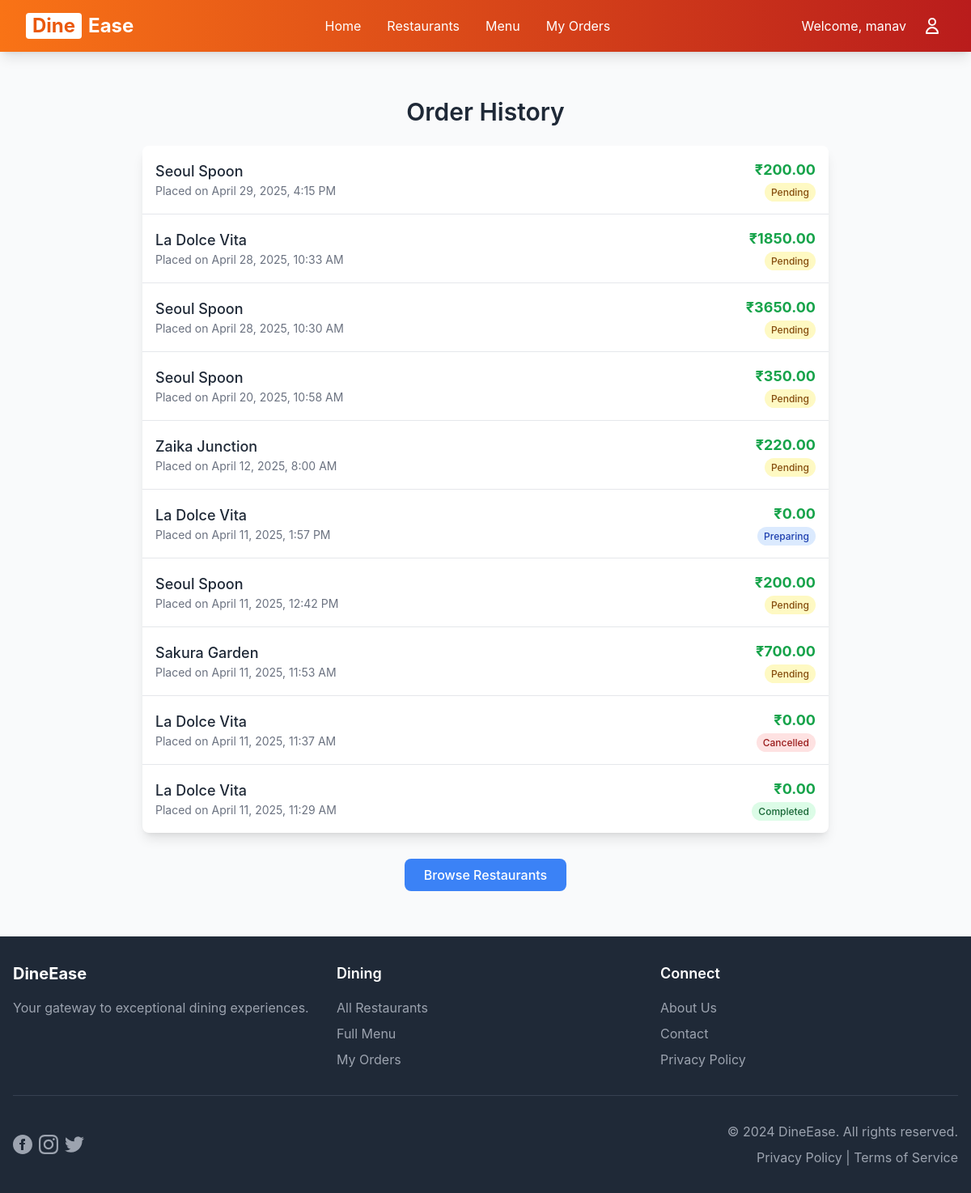
/order-history/ (signed in), run on an earlier commit of the app's database.
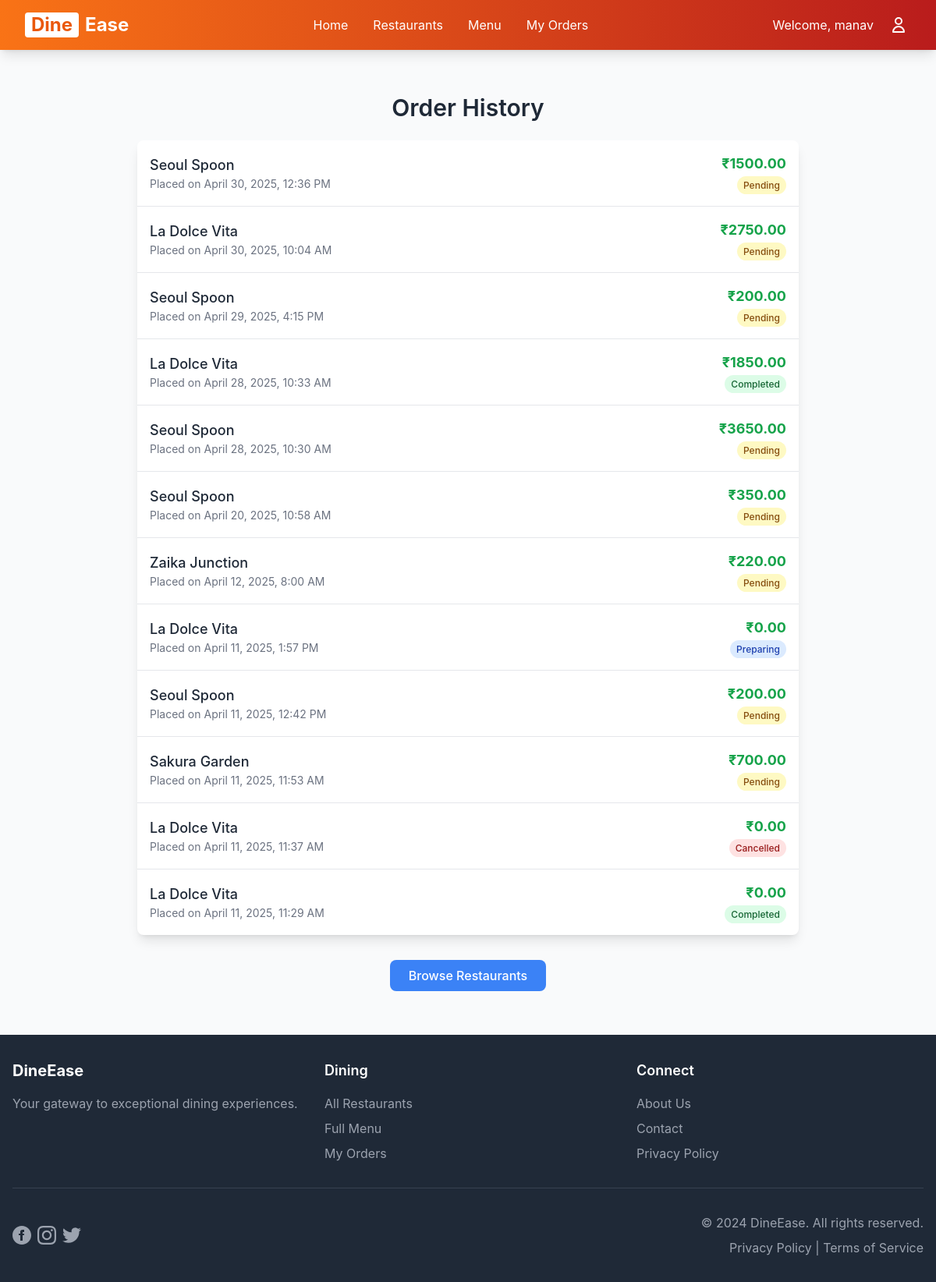
And on a later commit of the database.
### main/models.py (models this page shows, shortened)
class Order(models.Model):
    STATUS_CHOICES = [
        ('Pending', 'Pending'),
        ('Preparing', 'Preparing'),
        ('Completed', 'Completed'),
        ('Cancelled', 'Cancelled'),
    ]
    user = models.ForeignKey(User, on_delete=models.CASCADE, null=True, blank=True)
    guest_id = models.UUIDField(default=uuid.uuid4, editable=False, null=True, blank=True)
    restaurant = models.ForeignKey(Restaurant, on_delete=models.CASCADE)
    status = models.CharField(max_length=20, choices=STATUS_CHOICES, default='Pending')
    total_price = models.DecimalField(max_digits=8, decimal_places=2, default=0.00, editable=False)
    discount_applied = models.DecimalField(max_digits=8, decimal_places=2, default=0.00)
    coupon = models.ForeignKey(Coupon, null=True, blank=True, on_delete=models.SET_NULL)
    created_at = models.DateTimeField(auto_now_add=True)
    has_been_reviewed = models.BooleanField(default=False)
    def __init__(self, *args, **kwargs):
        super().__init__(*args, **kwargs)
        self.skip_price_calculation = False

class Restaurant(models.Model):
    CUISINE_CHOICES = [
        ('korean','Korean'),
        ('italian', 'Italian'),
        ('japanese','Japanese'),
        ('mexican','Mexican'),
        ('chinese', 'Chinese'),
        ('thai', 'Thai'),
        ('spanish','Spanish'),
        ('indian', 'Indian'),
    ]
    name = models.CharField(max_length=255)
    location = models.CharField(max_length=255)
    description = models.TextField(blank=True)
    image = models.CharField(max_length=255, blank=True, null=True, help_text="Relative path to image in static/images/restaurants/")
    cuisine = models.CharField(
        max_length=20,
        choices=CUISINE_CHOICES,
        default='indian'
    )

### main/views.py (the view)
# urls.py: path('order-history/', views.order_history, name='order_history'),
@login_required
def order_history(request):
    try:
        orders = Order.objects.filter(user=request.user).order_by('-created_at')
        context = {
            'orders': orders
        }
        return render(request, 'main/order_history.html', context)
    except Exception as e:
        messages.error(request, f'Error retrieving order history: {str(e)}')
        return redirect('home')

### hotel_management/urls.py (called while the page is built)
    def __call__(self, request):
        logger.info(f"Received request: {request.method} {request.path}")
        response = self.get_response(request)
        logger.info(f"Response status: {response.status_code}")
        return response

### main/templates/main/order_history.html (shortened to what this page needs)
{% extends 'main/base.html' %}
{% block content %}
<div class="max-w-4xl mx-auto p-6">
    <h2 class="text-3xl font-semibold mb-6 text-center">Order History</h2>
    {% if user.is_authenticated %}
        {% if orders %}
            <div class="bg-white rounded-lg shadow-lg overflow-hidden">
                <ul class="divide-y divide-gray-200">
                    {% for order in orders %}
                        <li class="hover:bg-gray-50 transition-colors">
                            <a href="{% url 'order_summary' order.id %}" class="block p-4">
                                <div class="flex items-center justify-between">
                                    <div>
                                        <h3 class="text-lg font-medium text-gray-800">{{ order.restaurant.name }}</h3>
                                        <p class="text-sm text-gray-500">Placed on {{ order.created_at|date:"F j, Y, g:i A" }}</p>
                                    </div>
                                    <div class="text-right">
                                        <span class="font-bold text-lg text-green-600">₹{{ order.total_price }}</span>
                                        <p>
                                            <span class="px-2 py-1 rounded-full text-xs font-medium
                                                {% if order.status == 'Pending' %}bg-yellow-100 text-yellow-800{% endif %}
                                                {% if order.status == 'Preparing' %}bg-blue-100 text-blue-800{% endif %}
                                                {% if order.status == 'Completed' %}bg-green-100 text-green-800{% endif %}
                                                {% if order.status == 'Cancelled' %}bg-red-100 text-red-800{% endif %}
                                            ">
                                                {{ order.status }}
                                            </span>
                                        </p>
                                    </div>
                                </div>
                            </a>
                        </li>
                    {% endfor %}
                </ul>
            </div>
        {% endif %}
        <div class="mt-8 text-center">
            <a href="{% url 'restaurant_list' %}" class="inline-block bg-blue-500 hover:bg-blue-600 text-white font-medium px-6 py-2 rounded-lg transition-colors">
                Browse Restaurants
            </a>
        </div>
    {% endif %}
</div>
{% endblock %}

What changed in the data, as far as the page shows it:
added Order: restaurant.name "Seoul Spoon", created_at "April 30, 2025, 12:36 PM", total_price "1500.00", status "Pending"
added Order: restaurant.name "La Dolce Vita", created_at "April 30, 2025, 10:04 AM", total_price "2750.00", status "Pending"
changed Order "April 28, 2025, 10:33 AM": status "Pending" → "Completed"
